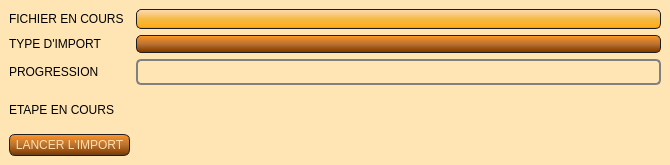
<?xml version="1.0" encoding="UTF-8"?>
<ui version="4.0">
 <class>traitement_fic_ind</class>
 <widget class="QMainWindow" name="traitement_fic_ind">
  <property name="geometry">
   <rect>
    <x>0</x>
    <y>0</y>
    <width>670</width>
    <height>165</height>
   </rect>
  </property>
  <property name="windowTitle">
   <string>Asso'Gestion - Import de données - AMSE</string>
  </property>
  <property name="windowIcon">
   <iconset>
    <normaloff>../SY_icone.jpg</normaloff>../SY_icone.jpg</iconset>
  </property>
  <property name="styleSheet">
   <string notr="true">QWidget
{
    background-color: #FFE5B4;
}

QMessageBox {
    background-color: #FFE5B4;
}

QMessageBox QLabel {
    color: #FFDEAD;
}
QLineEdit
{
    background-color: QLinearGradient( x1: 0, y1: 0, x2: 0, y2: 1, stop: 0 #FFDEAD, stop: 0.1 #FAD5A5, stop: 0.5 #F4BB44, stop: 0.9 #FFAC1C, stop: 1 #E49B0F);
    padding: 1px;
    border-style: solid;
    border: 1px solid #1e1e1e;
    border-radius: 5;
}

QPushButton
{
    color: #FFDEAD;
    background-color: QLinearGradient( x1: 0, y1: 0, x2: 0, y2: 1, stop: 0 #FFAC1C, stop: 0.1 #F28C28, stop: 0.5 #B87333, stop: 0.9 #8B4000, stop: 1 #464646);
    border-width: 1px;
    border-color: #1e1e1e;
    border-style: solid;
    border-radius: 6;
    padding: 3px;
    font-size: 12px;
    padding-left: 5px;
    padding-right: 5px;
    min-width: 40px;
}

QPushButton:pressed
{
    background-color: QLinearGradient( x1: 0, y1: 0, x2: 0, y2: 1, stop: 0 #2d2d2d, stop: 0.1 #2b2b2b, stop: 0.5 #292929, stop: 0.9 #282828, stop: 1 #252525);
}

QComboBox
{
	color: #FFDEAD;
    selection-background-color: #FFDEAD;
    background-color: QLinearGradient( x1: 0, y1: 0, x2: 0, y2: 1, stop: 0 #FFAC1C, stop: 0.1 #F28C28, stop: 0.5 #B87333, stop: 0.9 #8B4000, stop: 1 #464646);
    border-style: solid;
    border: 1px solid #1e1e1e;
    border-radius: 5;
}

QComboBox:hover,QPushButton:hover
{
    border: 2px solid QLinearGradient( x1: 0, y1: 0, x2: 0, y2: 1, stop: 0 #FFAC1C, stop: 1 #F28C28);
}


QComboBox:on
{
    padding-top: 3px;
    padding-left: 4px;
    background-color: QLinearGradient( x1: 0, y1: 0, x2: 0, y2: 1, stop: 0 #2d2d2d, stop: 0.1 #2b2b2b, stop: 0.5 #292929, stop: 0.9 #282828, stop: 1 #252525);
    selection-background-color: #ffaa00;
}

QComboBox QAbstractItemView
{
    border: 2px solid darkgray;
    selection-background-color: QLinearGradient( x1: 0, y1: 0, x2: 0, y2: 1, stop: 0 #ffa02f, stop: 1 #d7801a);
}

QComboBox::drop-down
{
     subcontrol-origin: padding;
     subcontrol-position: top right;
     width: 15px;

     border-left-width: 0px;
     border-left-color: darkgray;
     border-left-style: solid; /* just a single line */
     border-top-right-radius: 3px; /* same radius as the QComboBox */
     border-bottom-right-radius: 3px;
 }


QScrollBar:horizontal {
     border: 1px solid #222222;
     background: QLinearGradient( x1: 0, y1: 0, x2: 0, y2: 1, stop: 0.0 #121212, stop: 0.2 #282828, stop: 1 #484848);
     height: 7px;
     margin: 0px 16px 0 16px;
}

QScrollBar::handle:horizontal
{
      background: QLinearGradient( x1: 0, y1: 0, x2: 1, y2: 0, stop: 0 #ffa02f, stop: 0.5 #d7801a, stop: 1 #ffa02f);
      min-height: 20px;
      border-radius: 2px;
}

QScrollBar::add-line:horizontal {
      border: 1px solid #1b1b19;
      border-radius: 2px;
      background: QLinearGradient( x1: 0, y1: 0, x2: 1, y2: 0, stop: 0 #ffa02f, stop: 1 #d7801a);
      width: 14px;
      subcontrol-position: right;
      subcontrol-origin: margin;
}

QScrollBar::sub-line:horizontal {
      border: 1px solid #1b1b19;
      border-radius: 2px;
      background: QLinearGradient( x1: 0, y1: 0, x2: 1, y2: 0, stop: 0 #ffa02f, stop: 1 #d7801a);
      width: 14px;
     subcontrol-position: left;
     subcontrol-origin: margin;
}

QScrollBar::right-arrow:horizontal, QScrollBar::left-arrow:horizontal
{
      border: 1px solid black;
      width: 1px;
      height: 1px;
      background: white;
}

QScrollBar::add-page:horizontal, QScrollBar::sub-page:horizontal
{
      background: none;
}

QScrollBar:vertical
{
      background: QLinearGradient( x1: 0, y1: 0, x2: 1, y2: 0, stop: 0.0 #121212, stop: 0.2 #282828, stop: 1 #484848);
      width: 7px;
      margin: 16px 0 16px 0;
      border: 1px solid #222222;
}

QScrollBar::handle:vertical
{
      background: QLinearGradient( x1: 0, y1: 0, x2: 0, y2: 1, stop: 0 #ffa02f, stop: 0.5 #d7801a, stop: 1 #ffa02f);
      min-height: 20px;
      border-radius: 2px;
}

QScrollBar::add-line:vertical
{
      border: 1px solid #1b1b19;
      border-radius: 2px;
      background: QLinearGradient( x1: 0, y1: 0, x2: 0, y2: 1, stop: 0 #ffa02f, stop: 1 #d7801a);
      height: 14px;
      subcontrol-position: bottom;
      subcontrol-origin: margin;
}

QScrollBar::sub-line:vertical
{
      border: 1px solid #1b1b19;
      border-radius: 2px;
      background: QLinearGradient( x1: 0, y1: 0, x2: 0, y2: 1, stop: 0 #d7801a, stop: 1 #ffa02f);
      height: 14px;
      subcontrol-position: top;
      subcontrol-origin: margin;
}

QScrollBar::up-arrow:vertical, QScrollBar::down-arrow:vertical
{
      border: 1px solid black;
      width: 1px;
      height: 1px;
      background: white;
}


QScrollBar::add-page:vertical, QScrollBar::sub-page:vertical
{
      background: none;
}

QHeaderView::section:horizontal
{
    background-color: QLinearGradient( x1: 0, y1: 0, x2: 0, y2: 1, stop: 0 #FFAC1C, stop: 0.1 #F28C28, stop: 0.5 #B87333, stop: 0.9 #8B4000, stop: 1 #464646);
    color: #FFDEAD;;
    padding-left: 4px;
    border: 1px solid #6c6c6c;
}
QHeaderView::section:vertical
{
    background-color: QLinearGradient( x1: 0, y1: 0, x2: 0, y2: 1, stop: 0 #FFAC1C, stop: 0.1 #F28C28, stop: 0.5 #B87333, stop: 0.9 #8B4000, stop: 1 #464646);
    color: #FFDEAD;;
    padding-left: 4px;
    border: 1px solid #6c6c6c;
}
QTableWidget QTableCornerButton::section {
    background-color: QLinearGradient( x1: 0, y1: 0, x2: 0, y2: 1, stop: 0 #FFAC1C, stop: 0.1 #F28C28, stop: 0.5 #B87333, stop: 0.9 #8B4000, stop: 1 #464646);
}
QTableWidget::item:selected{ background-color: QLinearGradient( x1: 0, y1: 0, x2: 0, y2: 1, stop: 0 #FFDEAD, stop: 0.1 #FAD5A5, stop: 0.5 #F4BB44, stop: 0.9 #FFAC1C, stop: 1 #E49B0F); }

QDateEdit
{
border : 2px solid #E49B0F;
background-color : QLinearGradient( x1: 0, y1: 0, x2: 0, y2: 1, stop: 0 #FFDEAD, stop: 0.1 #FAD5A5, stop: 0.5 #F4BB44, stop: 0.9 #FFAC1C, stop: 1 #E49B0F);;
padding : 5px;
}
QDateEdit::up-arrow
{
border : 2px solid black;
background-color : lightgreen;

}
QDateEdit::down-arrow
{
background-color : #E49B0F;
}

QTabWidget::tab-bar {
   border: 1px solid #E49B0F;
}

QTabBar::tab {
  background: #8B4000;
  color: white;
  padding: 10px;
 }

 QTabBar::tab:selected {
  background: #E49B0F;
 }

QTabWidget::pane { 
   border: none;
}</string>
  </property>
  <widget class="QWidget" name="centralwidget">
   <layout class="QGridLayout" name="gridLayout">
    <item row="0" column="0">
     <widget class="QLabel" name="labfic">
      <property name="text">
       <string>FICHIER EN COURS</string>
      </property>
     </widget>
    </item>
    <item row="0" column="1">
     <widget class="QLineEdit" name="text_fic_todo">
      <property name="enabled">
       <bool>false</bool>
      </property>
      <property name="inputMask">
       <string/>
      </property>
      <property name="text">
       <string/>
      </property>
     </widget>
    </item>
    <item row="1" column="0">
     <widget class="QLabel" name="label_2">
      <property name="text">
       <string>TYPE D'IMPORT</string>
      </property>
     </widget>
    </item>
    <item row="1" column="1">
     <widget class="QComboBox" name="cb_type_import"/>
    </item>
    <item row="2" column="0">
     <widget class="QLabel" name="label">
      <property name="text">
       <string>PROGRESSION</string>
      </property>
     </widget>
    </item>
    <item row="2" column="1">
     <widget class="QProgressBar" name="format_progress">
      <property name="styleSheet">
       <string notr="true">QProgressBar{
    border: 2px solid grey;
    border-radius: 5px;
    text-align: center
}

QProgressBar::chunk {
    background-color: QLinearGradient( x1: 0, y1: 0, x2: 0, y2: 1, stop: 0 #FFDEAD, stop: 0.1 #FAD5A5, stop: 0.5 #F4BB44, stop: 0.9 #FFAC1C, stop: 1 #E49B0F);
    width: 10px;
    margin: 1px;
}
</string>
      </property>
      <property name="minimum">
       <number>0</number>
      </property>
      <property name="value">
       <number>0</number>
      </property>
      <property name="textVisible">
       <bool>false</bool>
      </property>
     </widget>
    </item>
    <item row="4" column="0">
     <widget class="QPushButton" name="button_lancer_import">
      <property name="text">
       <string>LANCER L'IMPORT</string>
      </property>
     </widget>
    </item>
    <item row="3" column="0">
     <widget class="QLabel" name="label_etape_2">
      <property name="text">
       <string>ETAPE EN COURS</string>
      </property>
     </widget>
    </item>
    <item row="3" column="1">
     <widget class="QLabel" name="label_etape">
      <property name="text">
       <string/>
      </property>
     </widget>
    </item>
   </layout>
  </widget>
 </widget>
 <resources/>
 <connections/>
</ui>
